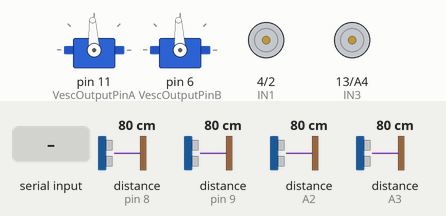
The program below on a simulated Arduino Nano, built with avr-gcc and run on an emulated ATmega328P. Parts: 2 × servo, motor-driver pin pairs drawn as motors (green arrow = first pin HIGH = forward, orange = second pin HIGH = backward, longer = more drive, scaled by the enable pin). Inputs (shaded band) come from the test bench; at power-on: distance to the obstacle (sensors on pin 8, pin 9, A2, A3) 80 cm. The echo pulse lasts 58.3 µs per cm; what the program prints to the serial monitor is not drawn.

Above: at 1.4 s.
1.5 s: "START BLDC\n" received over Serial
At 4.4 s:
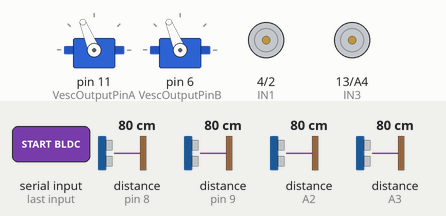
4.5 s: "START DESP\n" received over Serial
At 5.4 s:
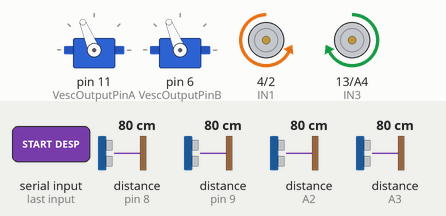
6.0 s: "START ALL\n" received over Serial
At 6.5 s:
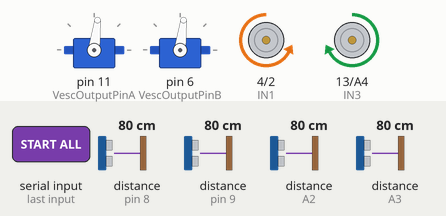
9.0 s: "STOP\n" received over Serial
At 10.2 s:
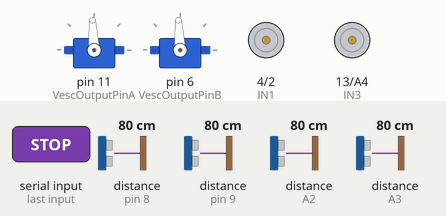
10.5 s: "START BLDC\n" received over Serial
At 11.4 s:
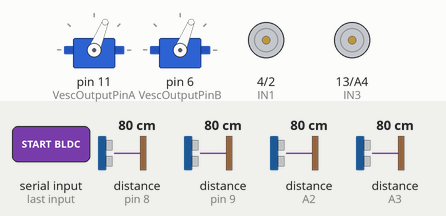
Timing chart, 0 to 14.5 s (numbered marks = the images above; inputs shaded):
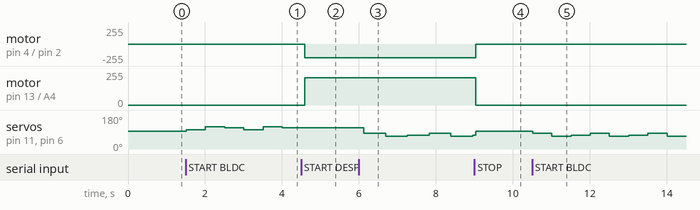

Measured:
- after the input at 1.5 s, servo on pin 11 (VescOutputPinA), servo on pin 6 (VescOutputPinB): 93° → 102° at once, → 118° 0.50 s later, → 112° 0.50 s later, → 102° 0.50 s later, … (6 changes in this stretch)
- after the input at 4.5 s, motor on pin 4 (IN1) / pin 2 (IN2): stopped → backward 205/255 after 0.09 s; motor on pin 13 (IN3) / A4 (IN4): stopped → forward 205/255 after 0.09 s; servo on pin 11 (VescOutputPinA), servo on pin 6 (VescOutputPinB): stays 112° (without the input it goes to 102° after 0.01 s)
- after the input at 6.0 s, servo on pin 11 (VescOutputPinA), servo on pin 6 (VescOutputPinB): 112° → 83° after 0.13 s, → 68° 0.57 s later, → 73° 0.57 s later, → 83° 0.57 s later, … (6 changes in this stretch)
- after the input at 9.0 s, motor on pin 4 (IN1) / pin 2 (IN2): backward 205/255 → stopped at once; motor on pin 13 (IN3) / A4 (IN4): forward 205/255 → stopped at once
- after the input at 10.5 s, servo on pin 11 (VescOutputPinA), servo on pin 6 (VescOutputPinB): 93° → 83° at once, then repeats every 1.5 s: 68° 0.50 s, 73° 0.50 s, 83° 0.50 s

The program:

main.cpp
```cpp
#include <Arduino.h>
#include "Servo.h"

// Pines para control Puente-H de motores de desplazamiento
const int ENA = 3;   // Enable motor izquierdo
const int IN1 = 4;   // Dirección motor izquierdo (hacia adelante)
const int IN2 = 2;   // Dirección motor izquierdo (hacia atrás)
const int IN3 = 13;  // Dirección motor derecho (hacia adelante)
const int IN4 = A4;  // Dirección motor derecho (hacia atrás)
const int ENB = 5;   // Enable motor derecho

// Pines para control PWM de motores brushless
const uint8_t VescOutputPinA = 11; // Motor brushless de abajo
const uint8_t VescOutputPinB = 6;  // Motor brushless de arriba

// Pines para sensores ultrasónicos
const int trigPin = 7; // Trigger compartido
const int echoA1 = 8;
const int echoA2 = 9;
const int echoB1 = A3;
const int echoB2 = A2;

// Umbral de detección en cm
const int umbralDeteccion = 11;

// Variables para distancia
float distanciaA1 = -1;
float distanciaA2 = -1;
float distanciaB1 = -1;
float distanciaB2 = -1;

// Velocidad del motor (PWM: 0-255)
const int velocidadMotorA = 205; // Velocidad del motor A
const int velocidadMotorB = 205; // Velocidad del motor B

// Variables para control de brushless
int speedsDerecha[3] = {1700, 1600, 1760};
int speedsIzquierda[3] = {1300, 1400, 1240};
int mode = 0;
unsigned long previousMillisBrushless = 0;
const unsigned long intervalBrushless = 500;

// Estados del robot y motores
bool desplazamientoActivo = false;
bool brushlessActivo = false;
bool estadoMotor = true;

// Variables para medición de sensores ultrasónicos
bool medirDistanciaActiva = false;
int sensorSeleccionado = -1; // 0: A1, 1: A2, 2: B1, 3: B2
const int sensoresEcho[] = {echoA1, echoA2, echoB1, echoB2};
const char* nombresSensores[] = {"A1", "A2", "B1", "B2"};

// Objetos Servo para los ESC
Servo escA;
Servo escB;

// Utility Functions
void moverMotorA(bool haciaDerecha);
void moverMotorB(bool haciaDerecha);
void detenerMotorA();
void detenerMotorB();
void controlarBrushless(bool haciaDerecha);
void detenerBrushless();
float medirDistancia(int trigPin, int echoPin);
void controlarDesplazamiento();


//------------------------------------------SETUP------------------------------------------//
void setup(){
  pinMode(ENA, OUTPUT);
  pinMode(IN1, OUTPUT);
  pinMode(IN2, OUTPUT);
  pinMode(IN3, OUTPUT);
  pinMode(IN4, OUTPUT);
  pinMode(ENB, OUTPUT);

  escA.attach(VescOutputPinA);
  escB.attach(VescOutputPinB);
  escA.writeMicroseconds(1500);
  escB.writeMicroseconds(1500);

  pinMode(trigPin, OUTPUT);
  pinMode(echoA1, INPUT);
  pinMode(echoA2, INPUT);
  pinMode(echoB1, INPUT);
  pinMode(echoB2, INPUT);

  Serial.begin(9600);
  Serial.println("Comandos disponibles:");
  Serial.println("START DESP: Inicia desplazamiento.");
  Serial.println("START BLDC: Inicia brushless.");
  Serial.println("START ALL: Inicia desplazamiento y brushless.");
  Serial.println("STOP: Detiene todo.");
  Serial.println("MEASURE: Inicia medición de sensores ultrasónicos.");
  Serial.println("STOP MEASURE: Detiene medición de sensores.");
  Serial.println("SELECT <A1, A2, B1, B2>: Selecciona un sensor para medir distancia.");
}

//------------------------------------------LOOP-------------------------------------------//
void loop() {
  if (Serial.available() > 0) {
    String comando = Serial.readStringUntil('\n');
    comando.trim();

    if (comando.equalsIgnoreCase("START DESP")) {
      desplazamientoActivo = true;
      brushlessActivo = false;
    } else if (comando.equalsIgnoreCase("START BLDC")) {
      brushlessActivo = true;
      desplazamientoActivo = false;
    } else if (comando.equalsIgnoreCase("START ALL")) {
      desplazamientoActivo = true;
      brushlessActivo = true;
    } else if (comando.equalsIgnoreCase("STOP")) {
      desplazamientoActivo = false;
      brushlessActivo = false;
      detenerMotorA();
      detenerMotorB();
      detenerBrushless();
    } else if (comando.equalsIgnoreCase("MEASURE")) {
      medirDistanciaActiva = true;
      Serial.println("Medición activada.");
    } else if (comando.equalsIgnoreCase("STOP MEASURE")) {
      medirDistanciaActiva = false;
      Serial.println("Medición desactivada.");
    } else if (comando.startsWith("SELECT ")) {
      String sensorStr = comando.substring(7);
      sensorSeleccionado = -1;
      for (int i = 0; i < 4; i++) {
        if (sensorStr.equalsIgnoreCase(nombresSensores[i])) {
          sensorSeleccionado = i;
          Serial.print("Sensor seleccionado: ");
          Serial.println(nombresSensores[i]);
          break;
        }
      }
      if (sensorSeleccionado == -1) {
        Serial.println("Sensor no válido. Use SELECT A1, A2, B1 o B2.");
      }
    }
  }

  if (desplazamientoActivo) {
    controlarDesplazamiento();
  }

  if (brushlessActivo) {
    controlarBrushless(estadoMotor);
  }

  if (medirDistanciaActiva && sensorSeleccionado != -1) {
    float distancia = medirDistancia(trigPin, sensoresEcho[sensorSeleccionado]);
    Serial.print("Distancia (");
    Serial.print(nombresSensores[sensorSeleccionado]);
    Serial.print("): ");
    Serial.print(distancia);
    Serial.println(" cm");
    delay(500);
  }
}

// Función para controlar el desplazamiento         1 es a la izquierda 2 a la derecha, B es el lado donde esta la placa, A el lado opuesto
void controlarDesplazamiento() {
  distanciaA1 = medirDistancia(trigPin, echoA1);
  delay(15); // Pausa para evitar interferencias
  distanciaA2 = medirDistancia(trigPin, echoA2);
  delay(15); // Pausa para evitar interferencias
  distanciaB1 = medirDistancia(trigPin, echoB1);
  delay(15); // Pausa para evitar interferencias
  distanciaB2 = medirDistancia(trigPin, echoB2);
  delay(15); // Pausa para evitar interferencias

  // Control de movimiento basado en detección de fin de carrera
  if (((distanciaA1 > umbralDeteccion) && (distanciaA2 > umbralDeteccion)) || ((distanciaB1 > umbralDeteccion) && (distanciaB2 > umbralDeteccion))) {
    detenerMotorA();
    detenerMotorB();
  } else if (distanciaA1 >= umbralDeteccion || distanciaB1 >= umbralDeteccion) {
    estadoMotor = true;
    moverMotorA(estadoMotor);
    moverMotorB(estadoMotor);
  }
  if (distanciaA2 >= umbralDeteccion || distanciaB2 >= umbralDeteccion) {
    estadoMotor = false;
    moverMotorA(estadoMotor);
    moverMotorB(estadoMotor);
  } else {
    moverMotorA(estadoMotor);
    moverMotorB(estadoMotor);
  }
}

// Función para medir distancia
float medirDistancia(int trigPin, int echoPin) {
  digitalWrite(trigPin, LOW);
  delayMicroseconds(2);
  digitalWrite(trigPin, HIGH);
  delayMicroseconds(10);
  digitalWrite(trigPin, LOW);

  long duracion = pulseIn(echoPin, HIGH, 30000);
  if (duracion == 0) {
    return -1;
  }
  return duracion * 0.034 / 2;
}

// Función para mover motores
void moverMotorA(bool haciaDerecha) {
  analogWrite(ENA, velocidadMotorA);
  if (haciaDerecha) {
    digitalWrite(IN1, HIGH);
    digitalWrite(IN2, LOW);
  } else {
    digitalWrite(IN1, LOW);
    digitalWrite(IN2, HIGH);
  }
}

void moverMotorB(bool haciaDerecha) {
  analogWrite(ENB, velocidadMotorB);
  if (haciaDerecha) {
    digitalWrite(IN3, LOW);
    digitalWrite(IN4, HIGH);
  } else {
    digitalWrite(IN3, HIGH);
    digitalWrite(IN4, LOW);
  }
}

// Función para detener motores
void detenerMotorA() {
  analogWrite(ENA, 0);
}
void detenerMotorB() {
  analogWrite(ENB, 0);
}

// Función para controlar los brushless
void controlarBrushless(bool haciaDerecha) {
  unsigned long currentMillis = millis();
  if (currentMillis - previousMillisBrushless >= intervalBrushless) {
    previousMillisBrushless = currentMillis;
    mode = (mode + 1) % 3;
    escA.writeMicroseconds(haciaDerecha ? speedsDerecha[mode] : speedsIzquierda[mode]);
    escB.writeMicroseconds(haciaDerecha ? speedsDerecha[mode] : speedsIzquierda[mode]);
  }
}

// Función para detener brushless
void detenerBrushless() {
  escA.writeMicroseconds(1500);
  escB.writeMicroseconds(1500);
}
```
